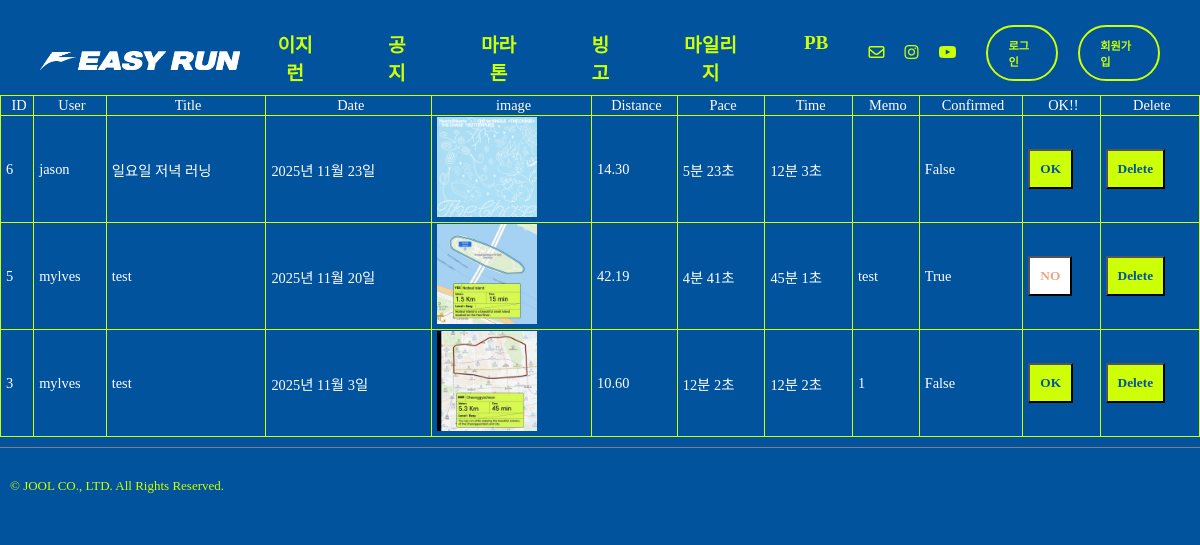
The page /runres/recordCheck/ on the database as committed earlier.
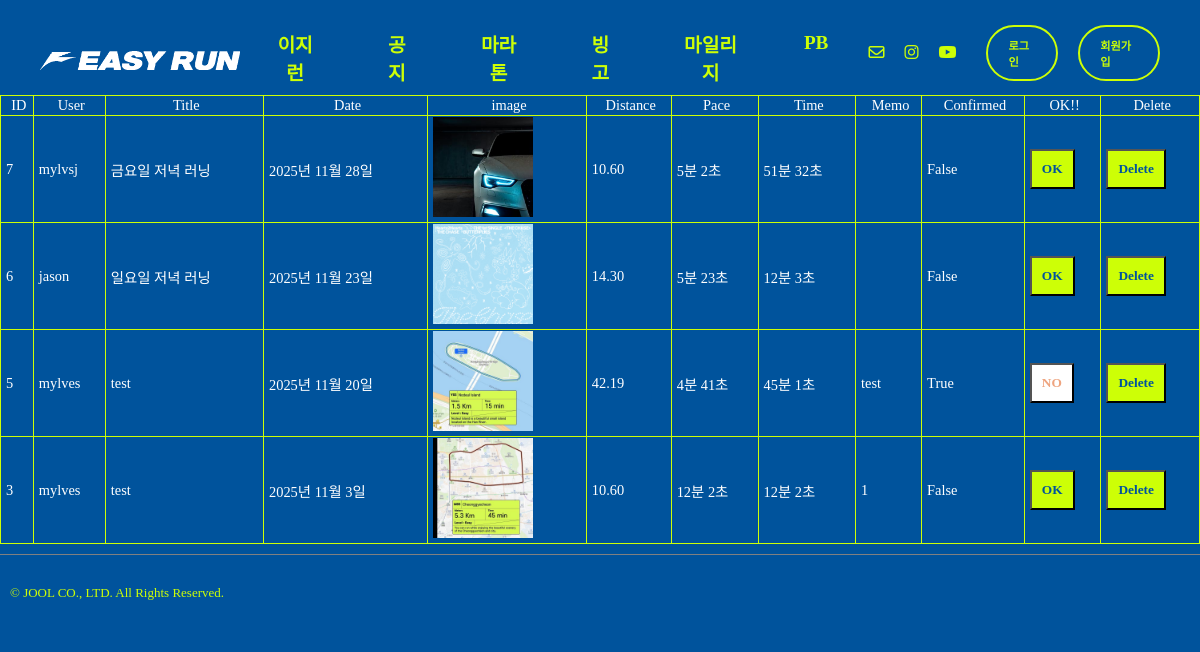
The same page on the database as committed later.
### record/models.py (models this page shows, shortened)
class Record(models.Model):
    record_id = models.AutoField(primary_key=True)
    title = models.CharField(max_length=50)
    user = models.ForeignKey(settings.AUTH_USER_MODEL,on_delete=models.CASCADE)
    record_date = models.DateField(blank=True, null=True)
    image = ResizedImageField(size=[500,500], upload_to="record", blank=False)
    distance = models.DecimalField(max_digits=6, decimal_places=2, blank=False, null=False)
    pace_m = models.IntegerField(null=True, blank=True)
    pace_s = models.IntegerField(null=True, blank=True)
    time_h = models.IntegerField(null=True, blank=True)
    time_m = models.IntegerField(null=True, blank=True)
    time_s = models.IntegerField(null=True, blank=True)
    desc = models.TextField(blank=True)
    confirmed = models.BooleanField(default=False)

### record/views.py (the view)
# urls.py: path('recordCheck/', views.recordCheck, name="recordCheck"),
def recordCheck(request):
    record = Record.objects.order_by('-record_date')
    return render(request,"record_check.html", {"record":record})

### templates/record_check.html (shortened to what this page needs)
{% extends "base.html" %}
{% load static %}
{% block content %}
  <table class="record-check-table">
    <thead>
      <tr>
        <th>ID</th>
        <th>User</th>
        <th>Title</th>
        <th>Date</th>
        <th>image</th>
        <th>Distance</th>
        <th>Pace</th>
        <th>Time</th>
        <th>Memo</th>
        <th>Confirmed</th>
        <th>OK!!</th>
        <th>Delete</th>
      </tr>
    </thead>
    {% for data in record %}
      <tbody>
        <tr>
          <td>{{ data.record_id }}</td>
          <td>{{ data.user }}</td>
          <td>{{ data.title }}</td>
          <td>{{ data.record_date }}</td>
          <td>
            <a href="{{ data.image.url }}" target="_blank">
              <img src="/media/{{ data.image }}" alt="logo-top" height="100px" width="100px">
            </a>
          </td>
          <td>{{ data.distance }}</td>
          <td>{{ data.pace_m }}분
            {{ data.pace_s }}초</td>
          <td>{{ data.time_m }}분
            {{ data.time_s }}초</td>
          <td>{{ data.desc }}</td>
          <td>{{ data.confirmed }}</td>
          <td>
            {% if data.confirmed == False %}
              <form action="{% url 'runres:recordConfirm' data.record_id %}" method="post">
                <button type="submit" class="yes-btn">OK</button>
              </form>
            {% else %}
              <form action="{% url 'runres:recordReject' data.record_id %}" method="post">
                <button type="submit" class="no-btn">NO</button>
              </form>
            {% endif %}
          </td>
          <td>
            <form action="{% url 'runres:recordDelete' data.record_id %}" method="post">
              <button type="submit" class="yes-btn">Delete</button>
            </form>
          </td>
        </tr>
      </tbody>
    {% endfor %}
  </table>
{% endblock content %}

### templates/base.html (shortened to what this page needs)
<!DOCTYPE html>
{% load static %}
<html lang="en">
  <head>
    <link href="https://hangeul.pstatic.net/hangeul_static/css/nanum-square-neo.css" rel="stylesheet">
    <link rel="stylesheet" type="text/css" href="{% static 'css/joolmag.css' %}"/>
    <link rel="stylesheet" type="text/css" href="{% static 'css/article.css' %}"/>
  </head>
  <body id="content" class="mainbg">
    <div class="info-container">
      <div class="sterun-logo-m">
        <a href={% url "index" %}>
          <img src="{% static "img/easyrun-logo2.png" %}" alt="logo-top" height="auto" width="auto">
      </div>
      <div class="j-nav-items fade-in-up-short1">
        <div class="j-nav-item">
          <a href="{% url 'index' %}">이지런</a>
        </div>
        <div class="j-nav-item">
          <a href="{% url 'article:article' %}">공지</a>
        </div>
        <div class="j-nav-item">
          {% if user.is_authenticated %}
            <a href="{% url 'marathon:marathon_list' %}">마라톤</a>
          {% else %}
            <a href="{% url 'users:login' %}">마라톤</a>
          {% endif %}
        </div>
        <div class="j-nav-item">
          {% if user.is_authenticated %}
            <a href="{% url 'bingo:bingo' user.pk %}">빙고</a>
          {% else %}
            <a href="{% url 'users:login' %}">빙고</a>
          {% endif %}
        </div>
        <div class="j-nav-item">
          {% if user.is_authenticated %}
            <a href="{% url 'runres:recordview' user.pk %}">마일리지</a>
          {% else %}
            <a href="{% url 'users:login' %}">마일리지</a>
          {% endif %}
        </div>
        <div class="j-nav-item">
          {% if user.is_authenticated %}
            <a href="{% url 'runres:pbRank' %}">PB</a>
          {% else %}
            <a href="{% url 'users:login' %}">PB</a>
          {% endif %}
        </div>
      </div>
      <div class="login-sns-box">
        <div class="info-icons">
          <div class="info-icon">
            <i class="fa-regular fa-envelope"></i>
          </div>
          <div class="info-icon">
            <a href="https://www.instagram.com/hyunwoo_05/" target="_blank">
              <i class="fa-brands fa-instagram"></i>
            </a>
          </div>
          <div class="info-icon">
            <i class="fa-brands fa-youtube"></i>
          </div>
        </div>
        <div class="login-box">
          {% if user.is_authenticated %}
            <a href="{% url 'users:logout' %}">
              <div class="login-btn">{{ user.username }}
                님 로그아웃</div>
            </a>
          {% else %}
            <a href="{% url 'users:login' %}">
              <div class="login-btn">로그인</div>
            </a>
            <a href="{% url 'users:signup' %}">
              <div class="login-btn">회원가입</div>
            </a>
          {% endif %}
        </div>
      </div>
    </div>
    {% block content %}{% endblock content %}
    <footer>
      <div class="rights">
        <p>© JOOL CO., LTD. All Rights Reserved.</p>
      </div>
    </footer>
  </body>
</html>

### static/css/joolmag.css (style rules this page uses)
:root { --j-pink: #eea47f; --blue: #1e90ff; --white: #ffffff; --black: black; --jblue: #00539c; --jlightgreen: #cdff06; }
* { font-family: "Escoredream"; font-weight: 300; }
a { text-decoration-line: none; color: var(--text-color); }
html { overflow-y: scroll; }
img { object-fit: cover; }
button { cursor: pointer; position: relative; }
.mainbg { background-color: var(--jblue); margin: 0; padding: 0; overflow-y: auto; overflow-x: auto; }
footer { padding: 10px 0 10px 10px; margin: 10px 0 10px 0; border-top: grey solid 1px; }
.login-sns-box { display: flex; flex-direction: row; }
.sterun-logo-m { text-align: center; padding: 20px 0 0 20px; }
.sterun-logo-m > a > img { width: 200px; }
.info-container { display: flex; align-items: center; justify-content: space-between; margin: 10px 40px 0 20px; }
.info-icons { display: flex; align-items: center; }
.info-icon { color: var(--jlightgreen); margin: 0 10px 0 10px; }
.j-nav-items { display: flex; color: var(--jlightgreen); margin: 20px 0 20px 0; }
.j-nav-item { font-size: 1.3rem; text-align: center; padding: 0 30px 0 30px; }
.j-nav-item a { font-weight: 600; }
.j-nav-item a:after { display: block; content: ""; border-bottom: solid 1px var(--jlightgreen); transform: scaleX(0); transition: transform 250ms ease-in-out; margin-top: -12px; }
.rights { margin: 20px 0 0 0; color: var(--jlightgreen); font-size: 13px; }
.login-box { display: flex; flex-direction: row; }
.login-btn { font-size: 0.7rem; color: var(--jlightgreen); font-weight: 700; border: var(--jlightgreen) solid 2px; border-radius: 50px; padding: 10px 20px 10px 20px; margin-left: 20px; }
.fade-in-up-short1 { opacity: 0; transform: translateY(5px); animation: fadeInUp 0.8s ease-out forwards; animation-delay: 0.3s; }
.record-check-table { color: var(--white); font-size: 0.9rem; width: 100%; border: 1px solid var(--jlightgreen); border-collapse: collapse; }
th, td { border: 1px solid var(--jlightgreen); border-collapse: collapse; padding-left: 5px; }
.yes-btn { color: var(--jblue); background-color: var(--jlightgreen); font-weight: 700; padding: 10px 10px 10px 10px; }
.no-btn { color: var(--j-pink); background-color: var(--white); font-weight: 700; padding: 10px 10px 10px 10px; }

### static/css/article.css (style rules this page uses)
:root { --j-pink: #EEA47F; --blue: #1e90ff; --white: #ffffff; --black: black; --jblue: #00539C; --jlightgreen: #CDFF06; }
html { overflow-y: scroll; }
.j-nav-items > div > a { font-size: 1.2rem; font-weight: 700; }
.rights { margin: 20px 0 0 0; color: var(--jlightgreen); font-size: 13px; }

Rows that differ between the two databases and show on the page:
added Record: record_id "7", user "mylvsj", title "금요일 저녁 러닝", record_date "2025년 11월 28일", image (picture), distance "10.60", pace_m "5", pace_s "2", time_m "51", time_s "32", confirmed "False", shows "OK"
